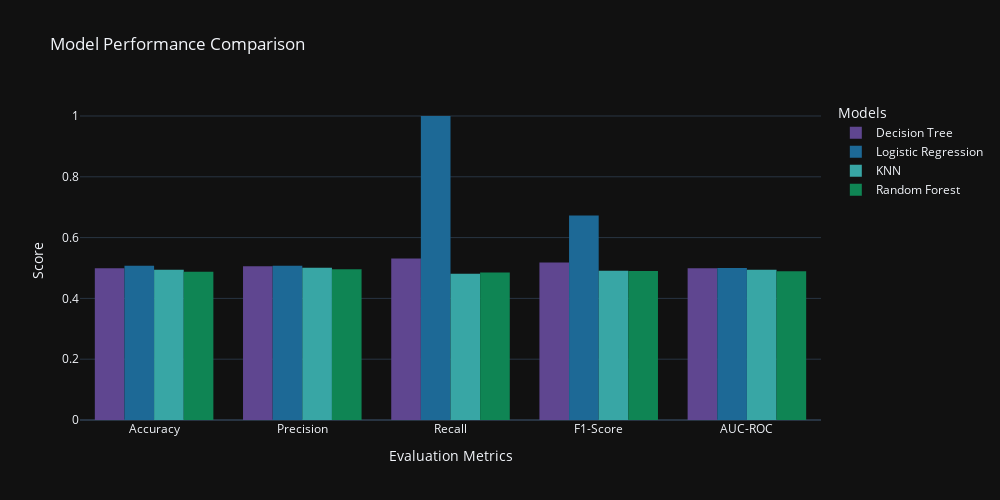

Notebook cell for this chart:
### Code cell
import pandas as pd
import plotly.express as px

# Data
models = ['Decision Tree', 'Logistic Regression', 'KNN', 'Random Forest']
metrics = ['Accuracy', 'Precision', 'Recall', 'F1-Score', 'AUC-ROC']

# Extract the second (index 1) results for each model and round to 3 decimal places
data = {
    'Decision Tree': [round(metric, 3) for metric in results_dt[1][1:]],  # Skip the test size (1st item)
    'Logistic Regression': [round(metric, 3) for metric in results_lr[1][1:]],  # Skip the test size
    'KNN': [round(metric, 3) for metric in results_knn[1][1:]],  # Skip the test size
    'Random Forest': [round(metric, 3) for metric in results_rf[1][1:]]  # Skip the test size
}

# Print the created data dictionary
# print("Extracted Data (Rounded to 3 Decimal Places):")
# print(data)

# Convert to DataFrame
df_models = pd.DataFrame(data, index=metrics)

# Transform DataFrame into long format for Plotly
df_melted = df_models.reset_index().melt(id_vars='index', var_name='Model', value_name='Score')
df_melted.rename(columns={'index': 'Metric'}, inplace=True)

# Plot using Plotly
fig = px.histogram(
    df_melted,
    x='Metric',  # Metrics on the x-axis
    y='Score',  # Scores on the y-axis
    color='Model',  # Grouped by models
    barmode='group',  # Bars grouped side-by-side
    title='Model Performance Comparison',  # Title of the chart
    color_discrete_sequence=px.colors.qualitative.Prism  # Define color palette
)

# Customize layout
fig.update_layout(
    xaxis_title='Evaluation Metrics',
    yaxis_title='Score',
    width=1000,
    height=500,
    legend_title='Models'
)

# Show the interactive plot
fig.show()

### Figure 1 — Plotly figure (JSON) as saved in the notebook; plotly's stock layout.template omitted (floating-point values rounded to 4 significant figures)
{"data": [{"alignmentgroup": "True", "bingroup": "x", "histfunc": "sum", "hovertemplate": "Model=Decision Tree<br>Metric=%{x}<br>sum of Score=%{y}<extra></extra>", "legendgroup": "Decision Tree", "marker": {"color": "rgb(95, 70, 144)", "pattern": {"shape": ""}}, "name": "Decision Tree", "offsetgroup": "Decision Tree", "orientation": "v", "showlegend": true, "x": ["Accuracy", "Precision", "Recall", "F1-Score", "AUC-ROC"], "xaxis": "x", "y": [0.499, 0.506, 0.531, 0.518, 0.499], "yaxis": "y", "type": "histogram"}, {"alignmentgroup": "True", "bingroup": "x", "histfunc": "sum", "hovertemplate": "Model=Logistic Regression<br>Metric=%{x}<br>sum of Score=%{y}<extra></extra>", "legendgroup": "Logistic Regression", "marker": {"color": "rgb(29, 105, 150)", "pattern": {"shape": ""}}, "name": "Logistic Regression", "offsetgroup": "Logistic Regression", "orientation": "v", "showlegend": true, "x": ["Accuracy", "Precision", "Recall", "F1-Score", "AUC-ROC"], "xaxis": "x", "y": [0.507, 0.507, 1.0, 0.673, 0.5], "yaxis": "y", "type": "histogram"}, {"alignmentgroup": "True", "bingroup": "x", "histfunc": "sum", "hovertemplate": "Model=KNN<br>Metric=%{x}<br>sum of Score=%{y}<extra></extra>", "legendgroup": "KNN", "marker": {"color": "rgb(56, 166, 165)", "pattern": {"shape": ""}}, "name": "KNN", "offsetgroup": "KNN", "orientation": "v", "showlegend": true, "x": ["Accuracy", "Precision", "Recall", "F1-Score", "AUC-ROC"], "xaxis": "x", "y": [0.494, 0.501, 0.481, 0.491, 0.494], "yaxis": "y", "type": "histogram"}, {"alignmentgroup": "True", "bingroup": "x", "histfunc": "sum", "hovertemplate": "Model=Random Forest<br>Metric=%{x}<br>sum of Score=%{y}<extra></extra>", "legendgroup": "Random Forest", "marker": {"color": "rgb(15, 133, 84)", "pattern": {"shape": ""}}, "name": "Random Forest", "offsetgroup": "Random Forest", "orientation": "v", "showlegend": true, "x": ["Accuracy", "Precision", "Recall", "F1-Score", "AUC-ROC"], "xaxis": "x", "y": [0.488, 0.496, 0.485, 0.49, 0.489], "yaxis": "y", "type": "histogram"}], "layout": {"xaxis": {"anchor": "y", "domain": [0.0, 1.0], "title": {"text": "Evaluation Metrics"}}, "yaxis": {"anchor": "x", "domain": [0.0, 1.0], "title": {"text": "Score"}}, "legend": {"title": {"text": "Models"}, "tracegroupgap": 0}, "title": {"text": "Model Performance Comparison"}, "barmode": "group", "width": 1000, "height": 500}}
